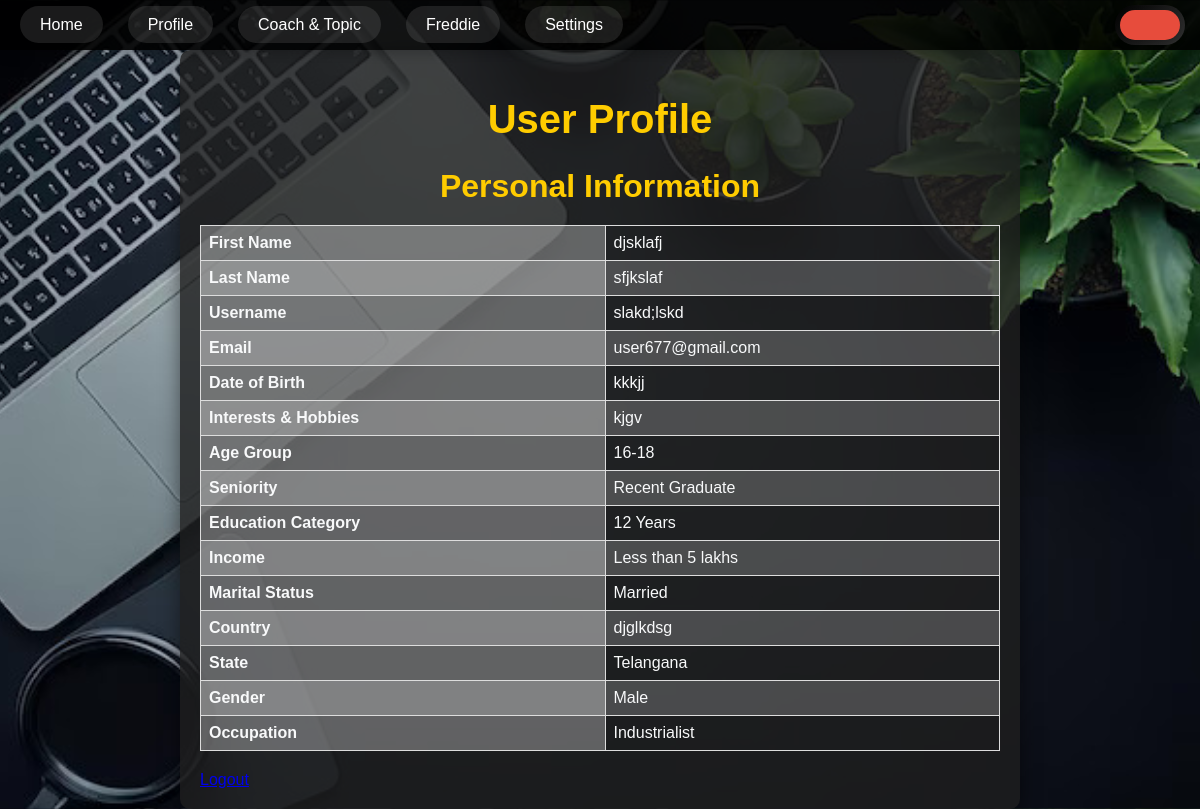
The page /profile (signed in) on the database its author committed.
### freddie_chatbot/app.py (models this page shows)
class User(db.Model, UserMixin):
    id = db.Column(db.Integer, primary_key=True)
    cust_no = db.Column(db.String(10), unique=True, nullable=False)
    firstname = db.Column(db.String(100), nullable=False)
    lastname = db.Column(db.String(100), nullable=False)
    username = db.Column(db.String(100), nullable=False)
    email = db.Column(db.String(100), nullable=False, unique=True)
    password = db.Column(db.String(100), nullable=False)
    role = db.Column(db.String(10), nullable=False, default="User")
    has_agreed = db.Column(db.Boolean, default=False)  # Flag to check agreement
    user_details = db.relationship('UserDetails', backref='user_ref', uselist=False, foreign_keys='UserDetails.user_id')
    agreements = db.relationship('UserAgreement', backref='user_agreements', lazy=True)

class UserDetails(db.Model):
    id = db.Column(db.Integer, primary_key=True)
    user_id = db.Column(db.Integer, db.ForeignKey('user.id'), nullable=False)  # Link to User's primary key
    cust_no = db.Column(db.String(10), db.ForeignKey('user.cust_no'), unique=True, nullable=False)  # Link to User's cust_no
    dob = db.Column(db.String(20))  # Date of Birth
    interests_hobbies = db.Column(db.String(200))  # Combined interests and hobbies
    age_group = db.Column(db.String(20))  # Dropdown: 16-18, 19-30, etc.
    seniority = db.Column(db.String(50))  # Dropdown: Recent Graduate, Executive, etc.
    education_category = db.Column(db.String(50))  # Dropdown: 12 Years, 13-16 Years, etc.
    income = db.Column(db.String(20))  # Dropdown: Less than 5 lakhs, etc.
    marital_status = db.Column(db.String(20))  # Dropdown: Married, Single, Divorced, etc.
    country = db.Column(db.String(50))
    state = db.Column(db.String(50))
    gender = db.Column(db.String(10))  # Dropdown: Male, Female, Others
    occupation = db.Column(db.String(50))  # Dropdown: Industrialist, IT Professional, etc.
    user = db.relationship('User', backref='user_details_ref', foreign_keys=[user_id], uselist=False)

### freddie_chatbot/app.py (the view)
@app.route('/profile')
@login_required
def profile():
    user = User.query.get(current_user.id)
    user_details = UserDetails.query.filter_by(cust_no=user.cust_no).first()  # Fetch extended profile details
    return render_template('profile.html', user=user, user_details=user_details)

### freddie_chatbot/app.py (called while the page is built)
@login_manager.user_loader
def load_user(user_id):
    user = User.query.get(int(user_id))
    if user:
        return user
    return Coach.query.get(int(user_id))

### templates/profile.html (shortened to what this page needs)
<!DOCTYPE html>
<html lang="en">
<head>
    <link rel="stylesheet" href="{{ url_for('static', filename='user_profile.css') }}">
</head>
<body class="default-theme">
    <div class="navbar">
        <div class="nav-left">
            <ul>
                <li><a href="{{ url_for('user_dashboard') }}">Home</a></li>
                <li><a href="{{ url_for('profile') }}">Profile</a></li>
                <li><a href="{{ url_for('coach_topic_selection') }}">Coach & Topic</a></li>
                <li><a href="{{ url_for('chatbot_without_coach') }}">Freddie</a></li>
                <li class="settings-dropdown">
                    <a href="javascript:void(0)" onclick="toggleSettingsDropdown()">Settings</a>
                </li>
            </ul>
        </div>
        <div class="nav-right">
            <div class="username-display" onmouseover="showTooltip(event)" onmouseout="hideTooltip(event)">
            </div>
        </div>
    </div>
    <div class="container">
        <h1>User Profile</h1>
        {% if user %}
        <div class="profile">
            <h2>Personal Information</h2>
            <table class="profile-table">
                <tr>
                    <th>First Name</th>
                    <td>{{ user.firstname }}</td>
                </tr>
                <tr>
                    <th>Last Name</th>
                    <td>{{ user.lastname }}</td>
                </tr>
                <tr>
                    <th>Username</th>
                    <td>{{ user.username }}</td>
                </tr>
                <tr>
                    <th>Email</th>
                    <td>{{ user.email }}</td>
                </tr>
                {% if user_details %}
        <tr>
            <th>Date of Birth</th>
            <td>{{ user_details.dob }}</td>
        </tr>
        <tr>
            <th>Interests & Hobbies</th>
            <td>{{ user_details.interests_hobbies }}</td>
        </tr>
        <tr>
            <th>Age Group</th>
            <td>{{ user_details.age_group }}</td>
        </tr>
        <tr>
            <th>Seniority</th>
            <td>{{ user_details.seniority }}</td>
        </tr>
        <tr>
            <th>Education Category</th>
            <td>{{ user_details.education_category }}</td>
        </tr>
        <tr>
            <th>Income</th>
            <td>{{ user_details.income }}</td>
        </tr>
        <tr>
            <th>Marital Status</th>
            <td>{{ user_details.marital_status }}</td>
        </tr>
        <tr>
            <th>Country</th>
            <td>{{ user_details.country }}</td>
        </tr>
        <tr>
            <th>State</th>
            <td>{{ user_details.state }}</td>
        </tr>
        <tr>
            <th>Gender</th>
            <td>{{ user_details.gender }}</td>
        </tr>
        <tr>
            <th>Occupation</th>
            <td>{{ user_details.occupation }}</td>
        </tr>
        {% endif %}
    </table>
</div>
{% endif %}
        <a href="{{ url_for('logout') }}">Logout</a>
    </div>
</body>
</html>

### static/user_profile.css (style rules this page uses)
body { margin: 0; font-family: 'Arial', sans-serif; background-image: url('/static/images/profile.jpg'); background-size: cover; background-position: center; color: #f8f9fa; }
.navbar { display: flex; justify-content: space-between; align-items: center; background-color: rgba(0, 0, 0, 0.9); padding: 10px 20px; box-shadow: 0 4px 12px rgba(0, 0, 0, 0.2); position: sticky; top: 0; z-index: 1000; animation: fadeInSlide 1s ease-in-out; }
.navbar ul { list-style: none; margin: 0; padding: 0; display: flex; }
.navbar ul li { margin-right: 25px; position: relative; }
.navbar ul li a { color: white; text-decoration: none; padding: 10px 20px; border-radius: 30px; transition: all 0.3s ease; font-size: 16px; background-color: rgba(255, 255, 255, 0.1); }
.container { max-width: 800px; margin: auto; padding: 20px; background-color: rgba(30, 30, 30, 0.8); border-radius: 10px; box-shadow: 0 4px 20px rgba(0, 0, 0, 0.5); animation: fadeIn 1s ease-in-out; }
h1 { text-align: center; font-size: 2.5em; margin-bottom: 20px; color: #ffcc00; }
h2 { text-align: center; font-size: 2em; margin-bottom: 10px; color: #ffcc00; }
.profile-table { width: 100%; border-collapse: collapse; margin: 20px 0; }
.profile-table th, .profile-table td { border: 1px solid #dddddd; text-align: left; padding: 8px; color: #f8f9fa; }
.profile-table th { background-color: rgba(255, 255, 255, 0.3); }
.profile-table tr:nth-child(even) { background-color: rgba(255, 255, 255, 0.2); }

### templates/profile.html (style rules this page uses)
.username-display { position: relative; padding: 15px 30px; background-color: #e74c3c; color: white; border-radius: 30px; font-size: 18px; font-weight: bold; letter-spacing: 2px; text-align: center; cursor: pointer; box-shadow: 0 4px 8px rgba(0, 0, 0, 0.2); transition: transform 0.3s ease, box-shadow 0.3s ease; white-space: nowrap; }
.username-display::before { content: ''; position: absolute; top: -5px; left: -5px; right: -5px; bottom: -5px; border-radius: 35px; background: linear-gradient(135deg, #000000, #1a1a1a 50%, #333333); z-index: -1; animation: gradientAnimation 3s ease-in-out infinite; }
.nav-right { display: flex; justify-content: flex-end; align-items: center; position: relative; }
.settings-dropdown { position: relative; }

### rows shown on the page
User: firstname "djsklafj", lastname "sfjkslaf", username "slakd;lskd", email "user677@gmail.com"
UserDetails: dob "kkkjj", interests_hobbies "kjgv", age_group "16-18", seniority "Recent Graduate", education_category "12 Years", income "Less than 5 lakhs", marital_status "Married", country "djglkdsg", state "Telangana", gender "Male", occupation "Industrialist"
